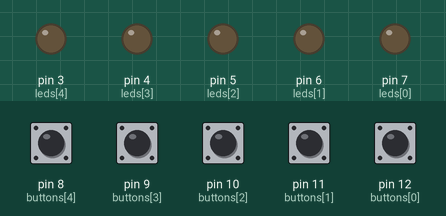
A sketch run on a simulated Arduino Uno, built with avr-gcc and run on an emulated ATmega328P. Shown: output pins drawn as LEDs (lit = HIGH). The test bench sets the inputs (shaded band); at power-on: pin 8 (buttons[4]), pin 9 (buttons[3]), pin 10 (buttons[2]), pin 11 (buttons[1]), pin 12 (buttons[0]) LOW.

Above: at 1.2 s.
1.3 s: pin 8 (buttons[4]) pulled HIGH for 0.15 s
At 1.37 s:
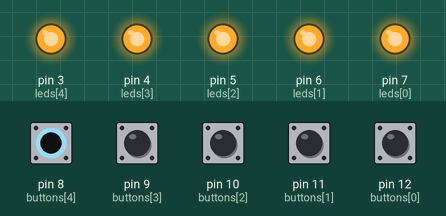
2.9 s: pin 9 (buttons[3]) pulled HIGH for 0.15 s
At 2.97 s:
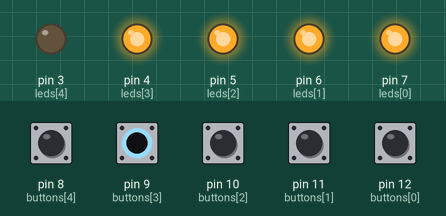
4.5 s: pin 10 (buttons[2]) pulled HIGH for 0.15 s
At 4.57 s:
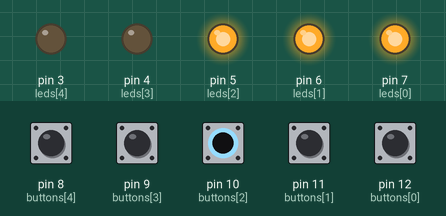
6.1 s: pin 11 (buttons[1]) pulled HIGH for 0.15 s
At 6.17 s:
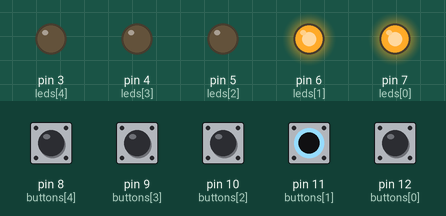
7.7 s: pin 12 (buttons[0]) pulled HIGH for 0.15 s
At 7.77 s:
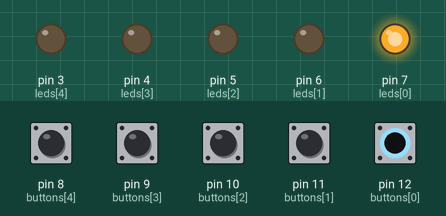
Timing chart, 0 to 10.3 s (numbered marks = the images above; inputs shaded):
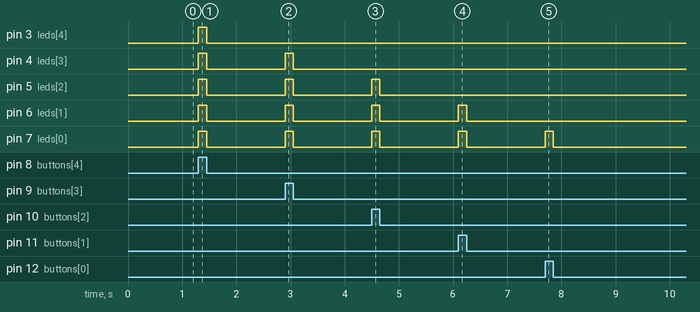

Measured:
- after the input at 1.3 s, pin 3 (leds[4]), pin 4 (leds[3]), pin 5 (leds[2]), pin 6 (leds[1]), pin 7 (leds[0]): LOW → HIGH at once, → LOW 0.15 s later
- after the input at 2.9 s, pin 4 (leds[3]), pin 5 (leds[2]), pin 6 (leds[1]), pin 7 (leds[0]): LOW → HIGH at once, → LOW 0.15 s later
- after the input at 4.5 s, pin 5 (leds[2]), pin 6 (leds[1]), pin 7 (leds[0]): LOW → HIGH at once, → LOW 0.15 s later
- after the input at 6.1 s, pin 6 (leds[1]), pin 7 (leds[0]): LOW → HIGH at once, → LOW 0.15 s later
- after the input at 7.7 s, pin 7 (leds[0]): LOW → HIGH at once, → LOW 0.15 s later

The sketch:

LED_Bar_Push_Buttons.ino
```cpp
// LED bar with 5 push buttons
// button 1 lights 1 LED, button 2 lights 2 LEDs ... button 5 lights all 5

int buttons[] = {12, 11, 10, 9, 8};
int leds[] = {7, 6, 5, 4, 3};   // green, yellow, blue, orange, red

void setup()
{
  for (int i = 0; i < 5; i++) {
    pinMode(buttons[i], INPUT);
    pinMode(leds[i], OUTPUT);
  }
}

void loop()
{
  // find the highest button that is pressed
  int level = 0;
  for (int i = 0; i < 5; i++) {
    if (digitalRead(buttons[i]) == HIGH) {
      level = i + 1;
    }
  }

  // turn on that many LEDs, rest off
  for (int i = 0; i < 5; i++) {
    if (i < level) {
      digitalWrite(leds[i], HIGH);
    } else {
      digitalWrite(leds[i], LOW);
    }
  }
}
```
